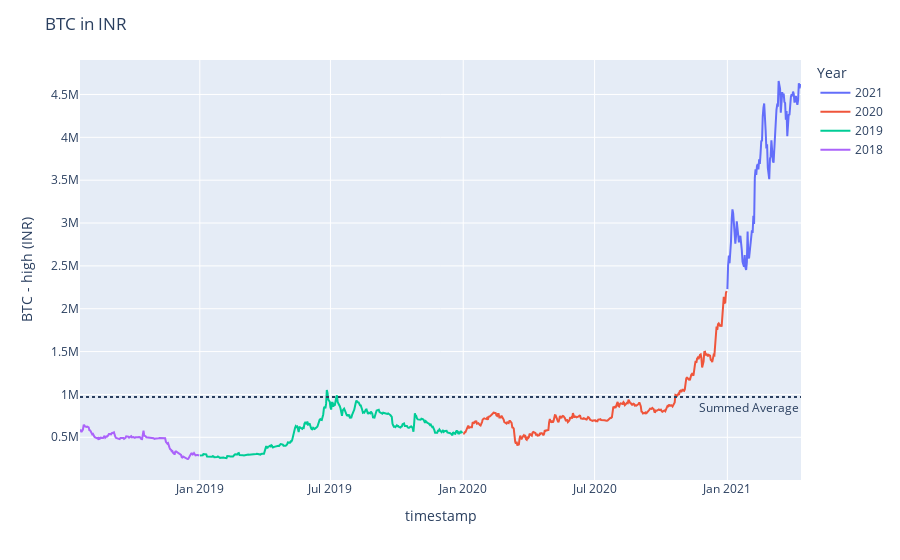

Notebook cell for this chart:
### Code cell
import plotly.express as px

fig_line = px.line(rawData, x=rawData['timestamp'], y=['high (INR)'], color="Year")

fig_line.update_layout(
    title = f'{SYMBOL_CRYPTO} in {MARKET} ',
    yaxis_title=f'{SYMBOL_CRYPTO} - high (INR)',

)

fig_line.add_hline(y=rawData['high (INR)'].mean(), line_dash="dot",
              annotation_text="Summed Average",
              annotation_position="bottom right")

fig_line.show()
